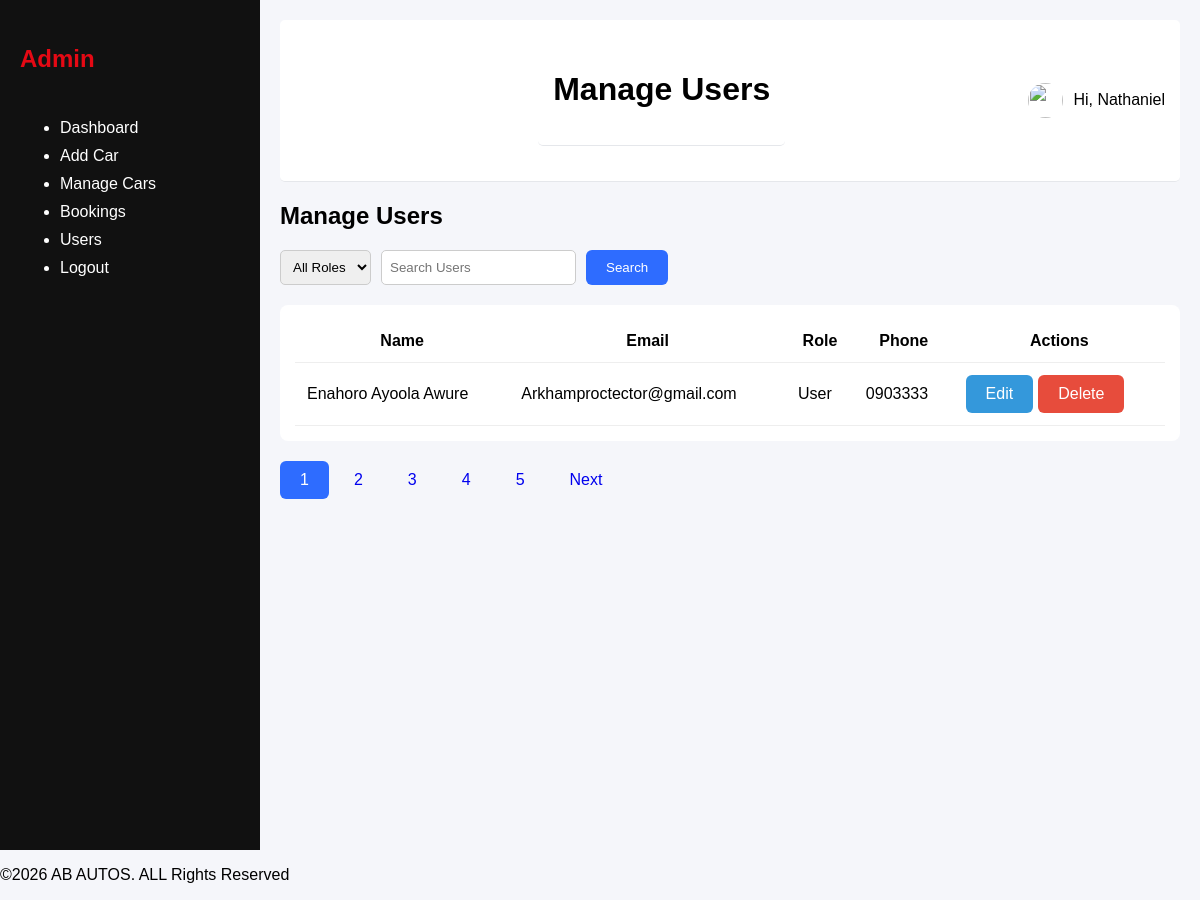
/admin/users.php (signed in), run on the app's committed database.
### tables this page shows
CREATE TABLE `users` (
  `id` int(11) NOT NULL,
  `first_name` varchar(100) NOT NULL,
  `middle_name` varchar(100) NOT NULL,
  `last_name` varchar(100) NOT NULL,
  `email` varchar(100) NOT NULL,
  `phone` varchar(11) DEFAULT NULL,
  `password` varchar(255) NOT NULL,
  `role` enum('admin','user','super_admin') DEFAULT 'user',
  `created_at` timestamp NOT NULL DEFAULT current_timestamp(),
  `profile_pic` text DEFAULT NULL
);

### admin/users.php (the view, shortened to what this page needs)
<?php
$mysqli = get_mysqli();
$limit = 1;
$page = isset($_GET['page']) ? (int)$_GET['page'] : 1;
$offset = ($page-1) * $limit;
$search = $_GET['search'] ?? '';
$where = "WHERE 1 ";
$count_result = $mysqli->query("SELECT COUNT(*) as total FROM users $where");
$total_rows = $count_result->fetch_assoc()['total'];
$total_pages = ceil($total_rows/$limit);
$sql = "SELECT * FROM users $where LIMIT $limit OFFSET $offset";
$result = $mysqli->query($sql);
?>
<h2>Manage Users</h2>
<form action="" method="GET" class="filter-bar">
    <select name="role" id="">
        <option value="">All Roles</option>
    </select>
    <input type="text" name="search" placeholder="Search Users" value="<?= htmlspecialchars($search) ?>">
    <button type="submit" class="btn primary">Search</button>
</form>
<div class="table-container">
    <table>
        <thead>
            <tr>
                <th>Name</th>
                <th>Email</th>
                <th>Role</th>
                <th>Phone</th>
                <th>Actions</th>
            </tr>
        </thead>
        <tbody>
            <?php while($user = $result->fetch_assoc()):?>
            <tr>
                <td>
                    <?= $user['first_name']?>
                    <?= $user['middle_name']?>
                    <?= $user['last_name']?>
                </td>
                <td><?= $user['email']?></td>
                <td><?=ucfirst($user['role'])?></td>
                <td><?=ucfirst($user['phone'])?></td>
                <td class="actions">
                    <a href="edit_user.php?id=<?=$user['id']?>" class="btn edit">Edit</a>
                    <a href="../controllers/AdminController.php?delete_user=<?= $user['id']?>" class="btn delete" onclick="return confirm('Delete this user?')">Delete</a>
                </td>
            </tr>
            <?php endwhile; ?>
        </tbody>
    </table>
</div>
<div class="pagination">
    <?php for($i=1; $i <= $total_pages ; $i++): ?>
        <a href="?<?= http_build_query(array_merge($_GET,['page' => $i])) ?>" class="btn <?= ($i == $page) ? 'active': '' ?>">
        <?= $i ?>
        </a>
    <?php endfor; ?>
    <?php if($page < $total_pages): ?>
        <a href="?<?= http_build_query(array_merge($_GET, ['page' => $page + 1])) ?>" class="btn">Next</a>
    <?php endif; ?>
</div>
<?php
include("layout.php");

### public/assets/css/admin.css (style rules this page uses)
body { margin: 0; font-family: Arial; background: #f5f6fa; }
table { width: 100%; border-collapse: border-collapse; }
table th, table td { padding: 10px; border-bottom: 1px solid #ddd; }
.btn { padding: 10px 20px; border-radius: 6px; text-decoration: none; border: none; cursor: pointer; }
.btn.primary { background: #2e6cff; color: white; }
.filter-bar { display: flex; gap: 10px; margin-bottom: 20px; }
.filter-bar select, .filter-bar input { padding: 8px; border-radius: 5px; border: 1px solid #ccc; }
.table-container { background: white; padding: 15px; border-radius: 8px; }
table { width: 100%; border-collapse: collapse; }
table th, table td { padding: 12px; border-bottom: 1px solid #eee; }
.actions { display: flex; gap: 5px; }
.btn.edit { background: #3498db; color: white; }
.btn.delete { background: #e74c3c; color: white; }
.pagination { margin-top: 20px; display: flex; gap: 5px; }
.pagination .active { background: #2e6cff; color: white; }

### data on the page
users: first_name "Enahoro", middle_name "Ayoola", last_name "Awure", email "Arkhamproctector@gmail.com", role "User", phone "0903333"

### other printed values
$page_title "Manage Users"
$_SESSION['user_name'] "Nathaniel"
